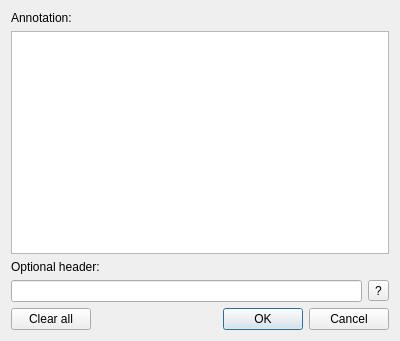
<?xml version="1.0" encoding="UTF-8"?>
<ui version="4.0">
 <class>AnnotationEditorDialog</class>
 <widget class="QDialog" name="AnnotationEditorDialog">
  <property name="geometry">
   <rect>
    <x>0</x>
    <y>0</y>
    <width>400</width>
    <height>341</height>
   </rect>
  </property>
  <property name="windowTitle">
   <string>Dialog</string>
  </property>
  <layout class="QVBoxLayout" name="verticalLayout">
   <item>
    <widget class="QLabel" name="label_2">
     <property name="text">
      <string>Annotation:</string>
     </property>
    </widget>
   </item>
   <item>
    <widget class="LingTextEdit" name="textEdit"/>
   </item>
   <item>
    <widget class="QLabel" name="label">
     <property name="text">
      <string>Optional header:</string>
     </property>
    </widget>
   </item>
   <item>
    <layout class="QHBoxLayout" name="horizontalLayout">
     <item>
      <widget class="LingEdit" name="headerEdit"/>
     </item>
     <item>
      <widget class="QToolButton" name="guessButton">
       <property name="text">
        <string>?</string>
       </property>
      </widget>
     </item>
    </layout>
   </item>
   <item>
    <layout class="QHBoxLayout" name="horizontalLayout_2">
     <item>
      <widget class="QPushButton" name="clearAll">
       <property name="text">
        <string>Clear all</string>
       </property>
      </widget>
     </item>
     <item>
      <widget class="QDialogButtonBox" name="buttonBox">
       <property name="orientation">
        <enum>Qt::Horizontal</enum>
       </property>
       <property name="standardButtons">
        <set>QDialogButtonBox::Cancel|QDialogButtonBox::Ok</set>
       </property>
      </widget>
     </item>
    </layout>
   </item>
  </layout>
 </widget>
 <customwidgets>
  <customwidget>
   <class>LingEdit</class>
   <extends>QLineEdit</extends>
   <header>lingedit.h</header>
  </customwidget>
  <customwidget>
   <class>LingTextEdit</class>
   <extends>QTextEdit</extends>
   <header>lingtextedit.h</header>
  </customwidget>
 </customwidgets>
 <resources/>
 <connections>
  <connection>
   <sender>buttonBox</sender>
   <signal>accepted()</signal>
   <receiver>AnnotationEditorDialog</receiver>
   <slot>accept()</slot>
   <hints>
    <hint type="sourcelabel">
     <x>248</x>
     <y>254</y>
    </hint>
    <hint type="destinationlabel">
     <x>157</x>
     <y>274</y>
    </hint>
   </hints>
  </connection>
  <connection>
   <sender>buttonBox</sender>
   <signal>rejected()</signal>
   <receiver>AnnotationEditorDialog</receiver>
   <slot>reject()</slot>
   <hints>
    <hint type="sourcelabel">
     <x>316</x>
     <y>260</y>
    </hint>
    <hint type="destinationlabel">
     <x>286</x>
     <y>274</y>
    </hint>
   </hints>
  </connection>
 </connections>
</ui>
